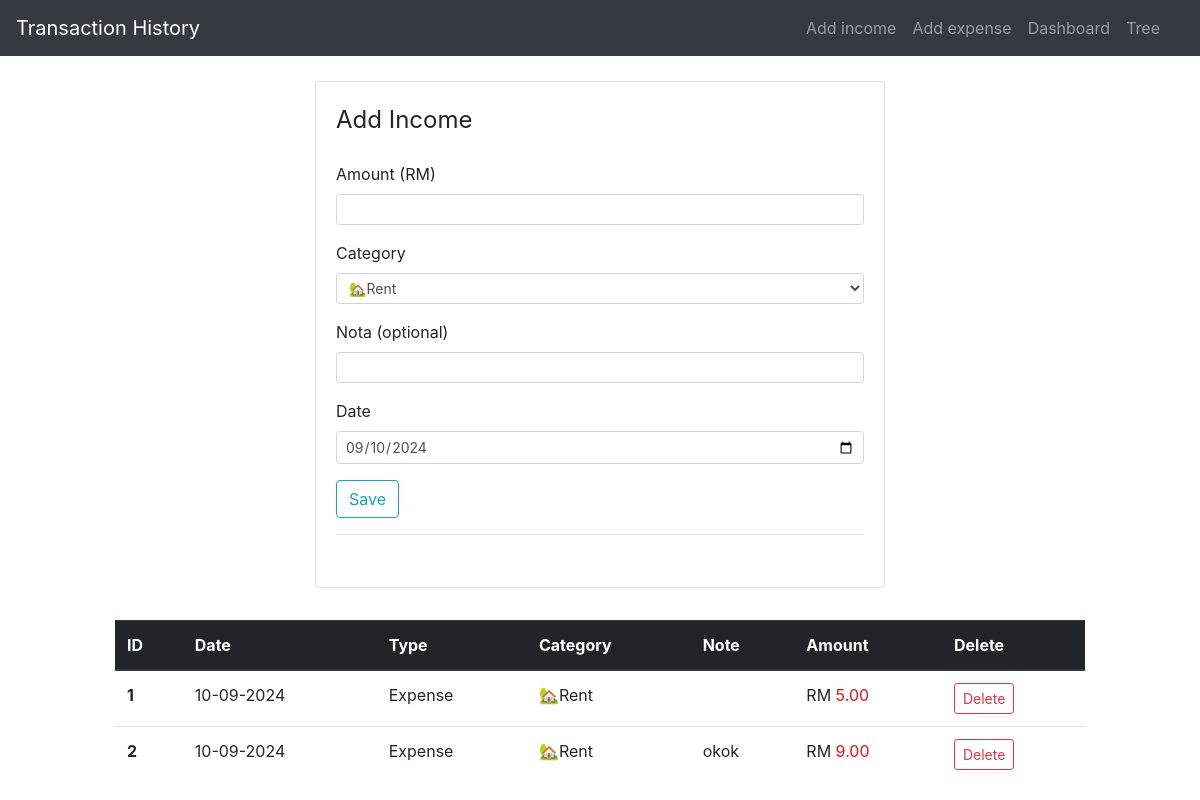
Page /addexpense on the committed database.
### application/models.py (models this page shows, shortened)
class add_expenses(db.Model):
    id = db.Column(db.Integer, primary_key=True)
    amount = db.Column(db.Double, nullable=False)
    category = db.Column(db.String(30),nullable=False)
    date = db.Column(db.DateTime, nullable=False)
    type = db.Column(db.String(10), nullable=False, default= 'Expense')
    nota = db.Column(db.String(15))

### application/routes.py (the view)
@app.route('/addexpense', methods = ["POST", "GET"])
def add_expense():
    form = ExpenseForm()
    if form.validate_on_submit():
        entry = add_expenses(amount=form.amount.data, category=form.category.data, date=form.date.data, nota=form.nota.data)
        db.session.add(entry)
        db.session.commit()
        flash(f"RM{form.amount.data} has been added to expense record", "success")
        return redirect(url_for('index'))
    expenses = add_expenses.query.order_by(add_expenses.date.desc()).all()
    return render_template('add_expense.html', title="Add expense", form=form, expenses=expenses )

### application/form.py
class ExpenseForm(FlaskForm):
    amount = DecimalField('Amount (RM)', validators = [DataRequired(), NumberRange(min=0.01)])
    category = SelectField ('Category' , validators=[DataRequired()],
                                            choices  =[('🏡Rent', '🏡Rent'),
                                                      ('🍴 Food and Beverage','🍴 Food and Beverage'),
                                                      ('🛍️ Shopping','🛍️ Shopping'),
                                                      ('🚊 Transport',' 🚊Transport')])
    date = DateField('Date', format='%Y-%m-%d', default=date.today, validators = [DataRequired()])
    nota = StringField('Nota (optional)', validators = [Optional()])
    submit = SubmitField('Save')

### application/templates/add_expense.html (shortened to what this page needs)
{% extends 'layout.html' %}
{% block content %}
<div class="col-xs-10 col-sm-6 col-md-6 ml-auto mr-auto">
    <div class="card card-style mb-2">
        <div class="card-body">
            <form action="" method="POST">
                <fieldset class="form-group">
                        <legend class="mb-4">Add Income</legend>
                    <div class="form-group">
                        {{ form.amount.label(class="form-control-label") }}
                        {% if form.amount.errors %}
                        {{ form.amount(class="form-control form-control-sm is-invalid") }}
                        {% for error in form.amount.errors %}
                        <div class="invalid-feedback">
                            <span>{{error}}</span>
                        </div>
                        {% endfor %}
                        {% else %}
                        {{ form.amount(class="form-control form-control-sm") }}
                        {% endif %}
                    </div>
                    <div class="form-group">
                        {{ form.category.label(class = "form-control-label") }}
                        {{ form.category(class = "form-control form-control-sm") }}
                    </div>
                    <div class="form-group">
                        {{ form.nota.label(class = "form-control-label") }}
                        {{ form.nota(class = "form-control form-control-sm") }}
                    </div>
                    <div class="form-group">
                        {{ form.date.label(class = "form-control-label") }}
                        {{ form.date(class = "form-control form-control-sm") }}
                    </div>
                    <div class="form-group border-bottom pb-3">
                        {{ form.submit(class="btn btn-outline-info")}}
                    </div>
                </fieldset>
            </form>
        </div>
    </div>
</div>
<div class="col-sm-10 ml-auto mr-auto ">
    <br>
    <table class="table">
        <thead class="thead-dark">
            <tr>
                <th scope="col">ID</th>
                <th scope="col">Date</th>
                <th scope="col">Type</th>
                <th scope="col">Category</th>
                <th scope="col">Note</th>
                <th scope="col">Amount</th>
                <th scope="col">Delete</th>
            </tr>
        </thead>
        <tbody>
            {% for entry in expenses %}
                    <tr>
                        <th scope="row">{{loop.index}}</th>
                        <td>{{entry.date.strftime("%d-%m-%Y")}}</td>
                        <td>{{entry.type}}</td>
                        <td>{{entry.category }}</td>
                        <td>{{entry.nota }}</td>
                        <td class="amount-field">RM <span style="color: rgb(223, 20, 20);">{{ "{:.2f}".format(entry.amount) }}</span></td>
                        <td><a href="{{ url_for('delete', entry_id = entry.id, entry_type = entry.type,  next=url_for('add_expense') ) }}"  class="btn btn-outline-danger btn-sm">Delete</a></td>
                    </tr>
            {% endfor %}
        </tbody>
    </table>
</div>
{% endblock %}

### rows in the picture
add_expenses: date "10-09-2024", type "Expense", category "🏡Rent", amount "5.00"
add_expenses: date "10-09-2024", type "Expense", category "🏡Rent", nota "okok", amount "9.00"
